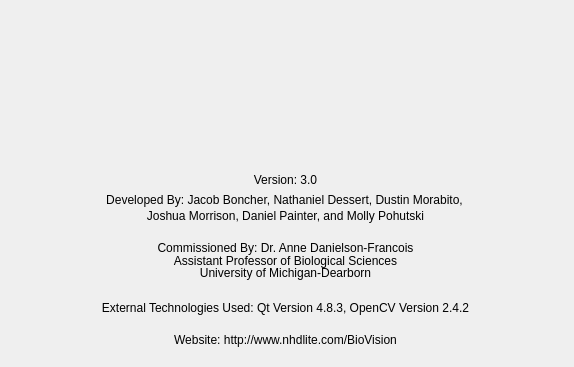
<?xml version="1.0" encoding="UTF-8"?>
<ui version="4.0">
 <class>AboutWindow</class>
 <widget class="QWidget" name="AboutWindow">
  <property name="geometry">
   <rect>
    <x>0</x>
    <y>0</y>
    <width>574</width>
    <height>367</height>
   </rect>
  </property>
  <property name="windowTitle">
   <string>About</string>
  </property>
  <widget class="QLabel" name="labelVersion">
   <property name="geometry">
    <rect>
     <x>0</x>
     <y>170</y>
     <width>571</width>
     <height>20</height>
    </rect>
   </property>
   <property name="text">
    <string>Version: 3.0</string>
   </property>
   <property name="alignment">
    <set>Qt::AlignCenter</set>
   </property>
   <property name="wordWrap">
    <bool>true</bool>
   </property>
  </widget>
  <widget class="QLabel" name="labelCreatedBy">
   <property name="geometry">
    <rect>
     <x>-1</x>
     <y>190</y>
     <width>571</width>
     <height>20</height>
    </rect>
   </property>
   <property name="text">
    <string>Developed By: Jacob Boncher, Nathaniel Dessert, Dustin Morabito,</string>
   </property>
   <property name="alignment">
    <set>Qt::AlignCenter</set>
   </property>
  </widget>
  <widget class="QLabel" name="clientName">
   <property name="geometry">
    <rect>
     <x>0</x>
     <y>240</y>
     <width>571</width>
     <height>16</height>
    </rect>
   </property>
   <property name="text">
    <string>Commissioned By: Dr. Anne Danielson-Francois</string>
   </property>
   <property name="alignment">
    <set>Qt::AlignCenter</set>
   </property>
  </widget>
  <widget class="QLabel" name="clientTitle">
   <property name="geometry">
    <rect>
     <x>0</x>
     <y>250</y>
     <width>571</width>
     <height>21</height>
    </rect>
   </property>
   <property name="text">
    <string>Assistant Professor of Biological Sciences</string>
   </property>
   <property name="alignment">
    <set>Qt::AlignCenter</set>
   </property>
  </widget>
  <widget class="QLabel" name="schoolName">
   <property name="geometry">
    <rect>
     <x>0</x>
     <y>265</y>
     <width>571</width>
     <height>16</height>
    </rect>
   </property>
   <property name="text">
    <string>University of Michigan-Dearborn</string>
   </property>
   <property name="alignment">
    <set>Qt::AlignCenter</set>
   </property>
  </widget>
  <widget class="QLabel" name="techUsed">
   <property name="geometry">
    <rect>
     <x>0</x>
     <y>300</y>
     <width>571</width>
     <height>16</height>
    </rect>
   </property>
   <property name="text">
    <string>External Technologies Used: Qt Version 4.8.3, OpenCV Version 2.4.2</string>
   </property>
   <property name="alignment">
    <set>Qt::AlignCenter</set>
   </property>
  </widget>
  <widget class="QLabel" name="openCvInfo">
   <property name="geometry">
    <rect>
     <x>360</x>
     <y>290</y>
     <width>151</width>
     <height>16</height>
    </rect>
   </property>
   <property name="text">
    <string/>
   </property>
  </widget>
  <widget class="QLabel" name="website">
   <property name="geometry">
    <rect>
     <x>0</x>
     <y>330</y>
     <width>571</width>
     <height>20</height>
    </rect>
   </property>
   <property name="text">
    <string>Website: http://www.nhdlite.com/BioVision</string>
   </property>
   <property name="alignment">
    <set>Qt::AlignCenter</set>
   </property>
  </widget>
  <widget class="QLabel" name="creditsLine2">
   <property name="geometry">
    <rect>
     <x>0</x>
     <y>205</y>
     <width>571</width>
     <height>21</height>
    </rect>
   </property>
   <property name="text">
    <string>Joshua Morrison, Daniel Painter, and Molly Pohutski</string>
   </property>
   <property name="alignment">
    <set>Qt::AlignCenter</set>
   </property>
  </widget>
  <widget class="QLabel" name="bioLogo">
   <property name="geometry">
    <rect>
     <x>210</x>
     <y>10</y>
     <width>151</width>
     <height>151</height>
    </rect>
   </property>
   <property name="text">
    <string/>
   </property>
   <property name="pixmap">
    <pixmap resource="BvResources.qrc">:/images/BioVisionLogo.png</pixmap>
   </property>
   <property name="scaledContents">
    <bool>true</bool>
   </property>
   <property name="alignment">
    <set>Qt::AlignCenter</set>
   </property>
  </widget>
 </widget>
 <resources>
  <include location="BvResources.qrc"/>
 </resources>
 <connections/>
</ui>
